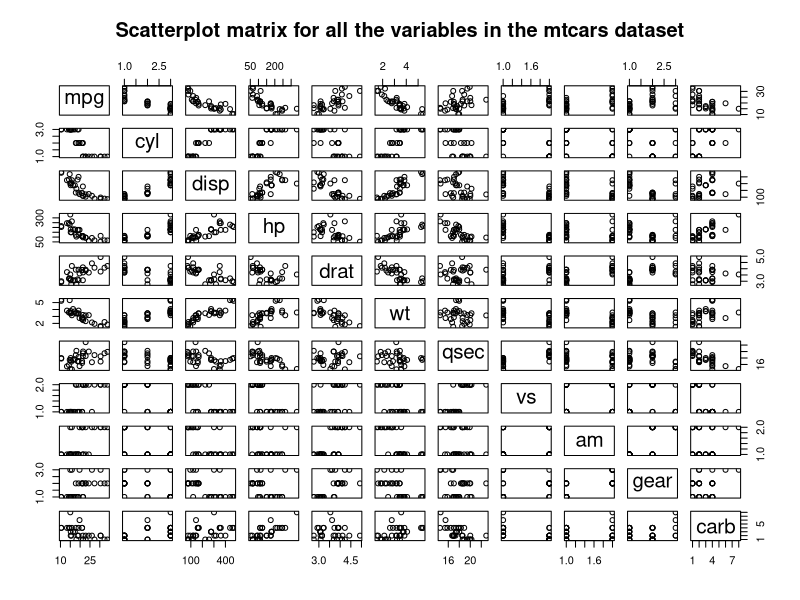
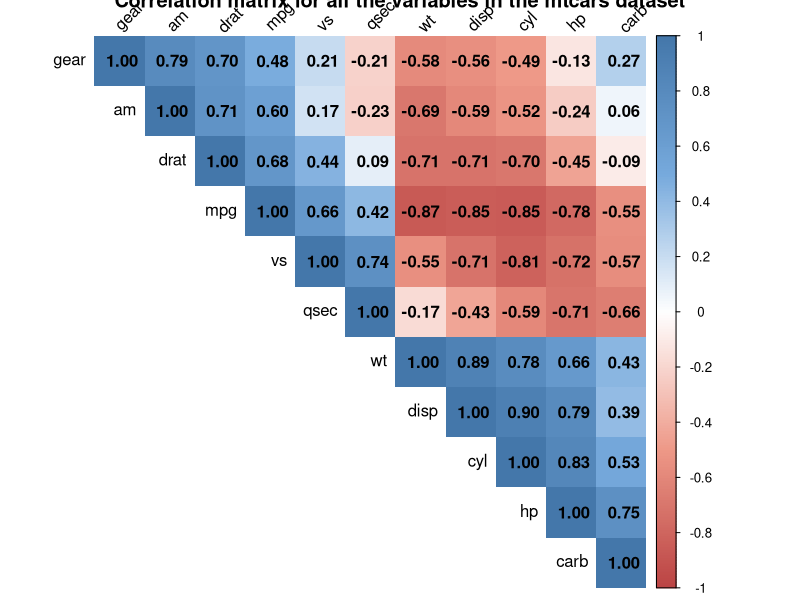
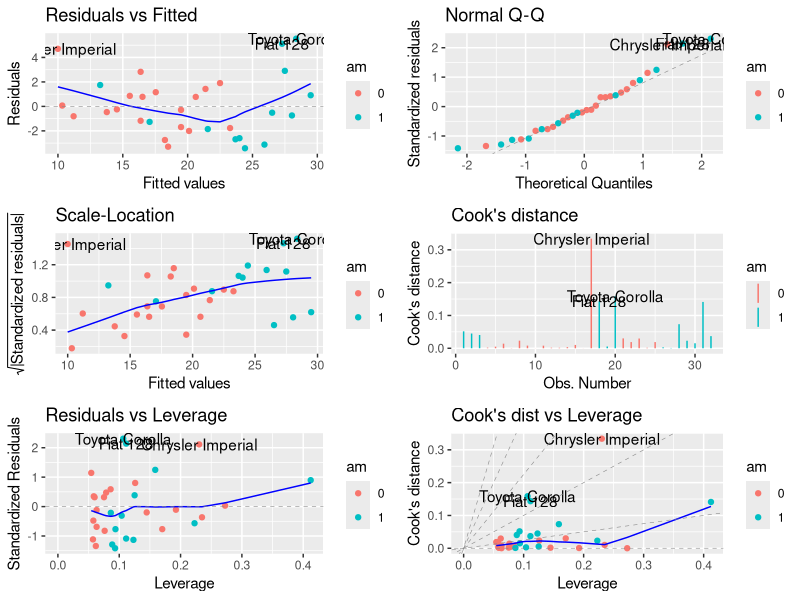
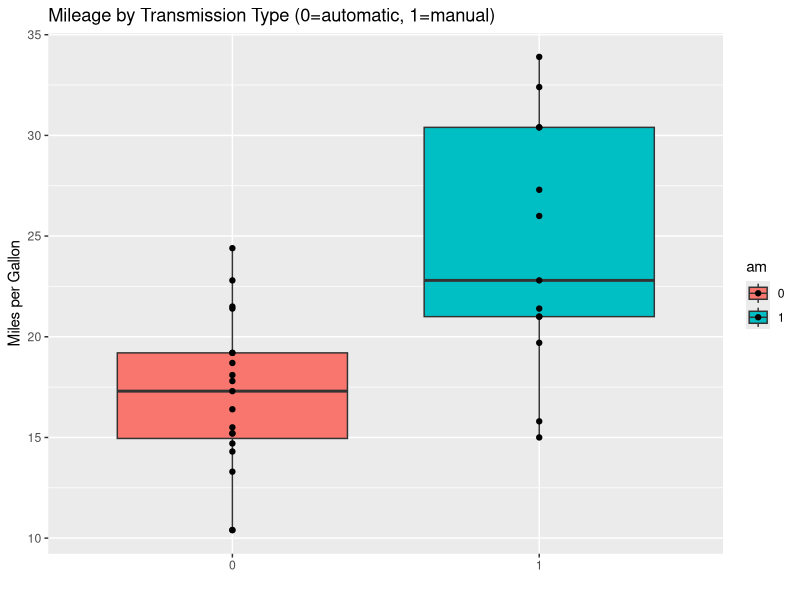

Write R code to recreate these figures, in order.
## ---- chunk 1
# Setup data and libraries
data("mtcars")
library(ggplot2)
library(GGally)
library(dplyr)
library(ggfortify)
mtsaved <- mtcars # Save a copy of mtcars with no conversion to factors - needed by cor
mtcars <- mutate(mtcars, cyl = factor(cyl)) # convert cyl to a factor
mtcars <- mutate(mtcars, vs = factor(vs)) # convert cyl to a factor
mtcars <- mutate(mtcars, am = factor(am)) # convert cyl to a factor
mtcars <- mutate(mtcars, gear = factor(gear)) # convert cyl to a factor
## ---- chunk 2
fit1  <- lm(mpg ~  am , mtcars)
fit2  <- lm(mpg ~ am + wt, mtcars)
fit3  <- lm(mpg ~ am + wt + hp, mtcars)
fit4  <- lm(mpg ~ am + wt + hp + disp, mtcars)
fit5  <- lm(mpg ~ am + wt + hp + disp + cyl , mtcars)
fit6  <- lm(mpg ~ am + wt + hp + disp + cyl + drat, mtcars)
fit7  <- lm(mpg ~ am + wt + hp + disp + cyl + drat + qsec, mtcars)
fit8  <- lm(mpg ~ am + wt + hp + disp + cyl + drat + qsec + vs, mtcars)
fit9  <- lm(mpg ~ am + wt + hp + disp + cyl + drat + qsec + vs + gear, mtcars)
fit10 <- lm(mpg ~ am + wt + hp + disp + cyl + drat + qsec + vs + gear + carb, mtcars)
anova(fit1, fit2, fit3, fit4, fit5, fit6, fit7, fit8, fit9, fit10)
## ---- chunk 3
pairs(mpg~.,data=mtcars, 
      main="Scatterplot matrix for all the variables in the mtcars dataset")
## ---- chunk 4
library(corrplot)
M <- cor(mtsaved)
col <- colorRampPalette(c("#BB4444", "#EE9988", "#FFFFFF", "#77AADD", "#4477AA"))
corrplot(M, type = "upper", addCoef.col = "black", method = "shade", shade.col = NA, tl.col = "black", tl.srt = 45, col=col(200),  order = "AOE", title = "Correlation matrix for all the variables in the mtcars dataset")
## ---- chunk 5
autoplot(fit3, data=mtcars, colour='am', which = 1:6, ncol = 2) 
## ---- chunk 6
qplot(am, mpg, data=mtcars, geom=c("boxplot", "point"), 
   fill=am, main="Mileage by Transmission Type (0=automatic, 1=manual)",
   xlab="", ylab="Miles per Gallon")
